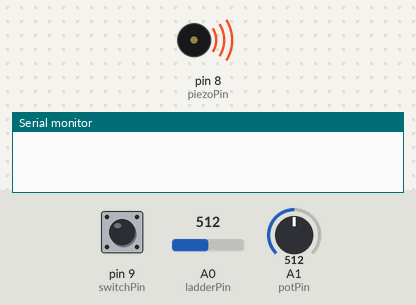
The sketch below on a simulated Arduino Uno, built with avr-gcc and run on an emulated ATmega328P. Shown: buzzer (waves = sounding), the last lines printed to the serial monitor. The inputs (shaded band) are chosen by the test bench; at power-on: A0 (ladderPin) = 512, pin 9 (switchPin) LOW, A1 (potPin) = 512.

Above: at 1.2 s.
1.3 s: A0 (ladderPin) set to 6
At 2.1 s:
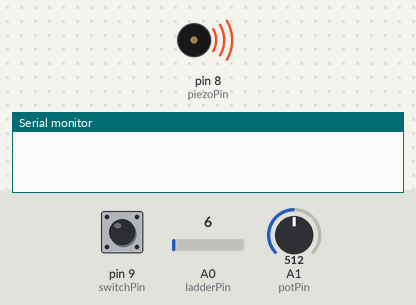
2.8 s: A0 (ladderPin) set to 3
At 4.0 s:
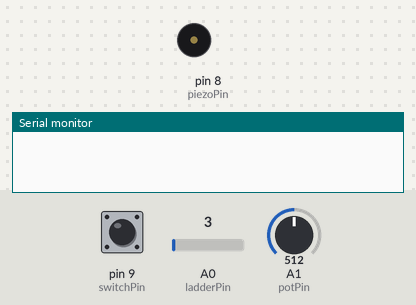
4.3 s: pin 9 (switchPin) pulled HIGH for 0.15 s
5.9 s: pin 9 (switchPin) pulled HIGH for 3.2 s
10.6 s: A0 (ladderPin) set to 493
12.1 s: A0 (ladderPin) set to 505
At 12.4 s:
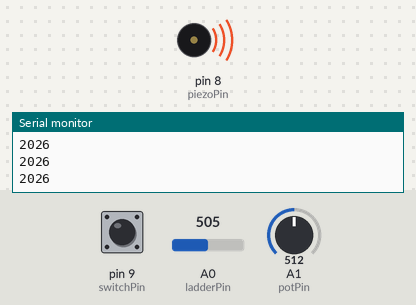
Timing chart, 0 to 14.6 s (numbered marks = the images above; inputs shaded):
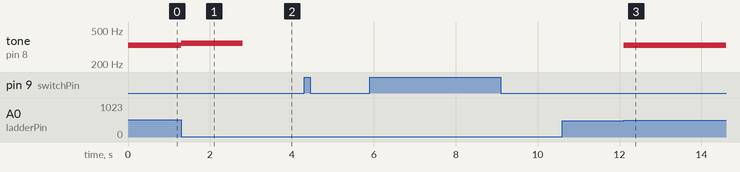

Measured:
- the behaviour switches between 5 and 4 on A0 (ladderPin) (found by bisection; images 1 and 2)
- the behaviour switches between 504 and 505 on A0 (ladderPin) (found by bisection; images 2 and 3)
- after the input at 1.3 s, tone on pin 8 (piezoPin): 330 Hz → 349 Hz at once
- after the input at 2.8 s, tone on pin 8 (piezoPin): 349 Hz → silent at once
- after the input at 10.6 s, every drawn part: stays the same
- after the input at 12.1 s, tone on pin 8 (piezoPin): silent → 330 Hz at once

The sketch:

p07_tone_generator.ino
```cpp
const int ladderPin = A0;
const int piezoPin = 8;
const int notes[] = {262, 294, 330, 349};

const int switchPin = 9;
const int potPin = A1;

void setup(){
  Serial.begin(9600);
  pinMode(switchPin, INPUT);
}

void loop(){
  int ladderValue = analogRead(ladderPin);
  //Serial.println(ladderValue);
  if(ladderValue >= 1020){
    tone(piezoPin, notes[0]);
  }else if(ladderValue <= 1010 && ladderValue >= 990){
    tone(piezoPin, notes[1]);
  }else if(ladderValue <= 515 && ladderValue >= 505){
    tone(piezoPin, notes[2]);
  }else if(ladderValue <= 10 && ladderValue >= 5){
    tone(piezoPin, notes[3]);
  }else if(ladderValue < 5){
    noTone(piezoPin);
  }

  int switchState = digitalRead(switchPin);
  if(switchState != 0){
      int potValue = analogRead(potPin);
      int pitch = map(potValue, 0, 1023, 50, 4000);
      Serial.println(pitch);
      tone(piezoPin, pitch, 20);
  }

}
```
